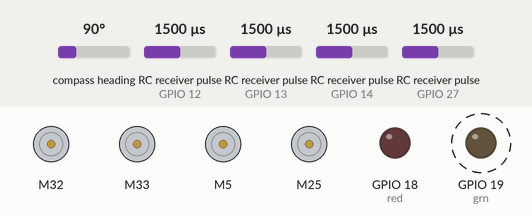
Recording of a sketch running on a simulated ESP32. Shown: 4 × DC motor (green arrow = forward, orange = backward, longer = faster), output pins drawn as LEDs (lit = HIGH). Wiring (inferred from the names in the program): 4 × RC receiver channel: data GPIO 12 / data GPIO 13 / data GPIO 14 / data GPIO 27. Dashed ring = blinking. Inputs (shaded band) come from the test bench; at power-on: compass heading 90°, RC receiver pulse (sensors on GPIO 12, GPIO 13, GPIO 14, GPIO 27) 1500 µs.

Above: at 3.05 s.
Timing chart, 0 to 6.0 s (numbered marks = the images above):
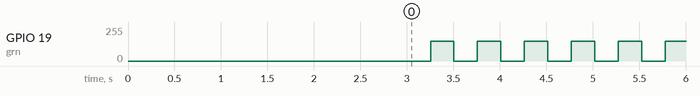

The sketch:

SprintTwoFSV7SF.ino
```cpp
#include "ESC.h"               //ESC
#include <ESP32Servo.h>        //ESC
#include <Wire.h>
#include <Adafruit_Sensor.h>   //IMU
#include <Adafruit_BNO055.h>   //IMU
#include <utility/imumaths.h>  //IMU
#include <Math.h>

#define red 18
#define grn 19
//#define blu
#define escFLpin 32
#define escFRpin 33
#define escBLpin 5
#define escBRpin 25
#define yawPin 13
#define throttlePin 12
#define pitchPin 14
#define rollPin 27

#define BNO055_SAMPLERATE_DELAY_MS (1)
Adafruit_BNO055 bno = Adafruit_BNO055();

ESC escFL (escFLpin, 1000, 2000, 500); // ESC_Name (PIN, Minimum Value, Maximum Value, Arm Value)
ESC escFR (escFRpin, 1000, 2000, 500);
ESC escBL (escBLpin, 1000, 2000, 500);
ESC escBR (escBRpin, 1000, 2000, 500);

//general stuff
double dt;
unsigned long current_time, prev_time, t2, t1;
int FLmotor, FRmotor, BLmotor, BRmotor;
int pitch, roll, yaw, throttle;
float fl, fr, bl, br;
int flScaled, frScaled, blScaled, brScaled;
bool calib, armed, disc, prevDisc;
unsigned long previousMillis2;
int blink, val, output;

//imu
float iRoll, iPitch, iYaw;
float iRollPrev, iPitchPrev, iYawPrev;
float lpIMU = 0.1;

//transmitter
int tRoll, tPitch, tThrottle, tYaw; // t = transmitter
volatile unsigned long rt1, rt2, pt1, pt2, tt1, tt2, yt1, yt2, ft1, ft2;
bool rollFlag, pitchFlag, throttleFlag, yawFlag;
float throDes, rollDes, pitchDes, yawDes;
float tThrottlePrev, tRollPrev, tPitchPrev, tYawPrev;
float maxRoll = 30.0; // deg
float maxPitch = 30.0; // deg
float maxYaw = 160.0; // deg/s
float lpTrans = 0.1;
int oneCnt;
int previousMillis, prevOneCnt;
bool updated, dontCheck;
unsigned long startTime, elapsedTime;

//PID
float iLimit = 25.0;
float errorRoll, integralRoll, integralRollPrev, derivativeRoll, errorRollPrev, rollPID;
float KpRollAngle = 0.0; //.2
float KiRollAngle = 0.0; //.3
float KdRollAngle = 0.0; //.05

float errorPitch, integralPitch, integralPitchPrev, derivativePitch, errorPitchPrev, pitchPID;
float KpPitchAngle = 0.12; //.2
float KiPitchAngle = 0.0; //.3
float KdPitchAngle = 0.1; //.05

float yawPID = 0;


void setup() {
  Serial.begin(115200);

  pinMode(escFLpin, OUTPUT); //esc
  pinMode(escFRpin, OUTPUT); //esc
  pinMode(escBLpin, OUTPUT); //esc
  pinMode(escBRpin, OUTPUT); //esc
  pinMode(red, OUTPUT);  //led
  pinMode(grn, OUTPUT);  //led
//  pinMode(blu, OUTPUT);  //led              //not currently using
  pinMode(yawPin, INPUT);   //transmitter
  pinMode(throttlePin, INPUT);  //transmitter
  pinMode(pitchPin, INPUT);  //transmitter
  pinMode(rollPin, INPUT);  //transmitter

  attachInterrupt(digitalPinToInterrupt(throttlePin), throttleInterrupt, CHANGE);
  attachInterrupt(digitalPinToInterrupt(pitchPin), pitchInterrupt, CHANGE);
  attachInterrupt(digitalPinToInterrupt(rollPin), rollInterrupt, CHANGE);
  attachInterrupt(digitalPinToInterrupt(yawPin), yawInterrupt, CHANGE);


  bno.begin();
  armESC();
  bno.setExtCrystalUse(true);

  delay(3000);
}

void loop() {

  prev_time = current_time;
  current_time = micros();
  dt = (current_time - prev_time)/1000000.0;

  getTransmitterData();

  if (!disc) {
    if (!calib) {
    throttleDown();
    displayCalStatus();
    }
    else {
      getIMUdata();
      getDesState();
      computePID();
      controlMixer();
      scaleCommands();
      if (armed) {
        outputCommands();
      }
      else {
        throttleDown();
      }
    }
  }
  else {
    throttleDown();
  }

  loopRate(300);

//  Serial.println(dt*1000000.0);

/*
  Serial.print("  Disc: "); //state machine
  Serial.print(disc);
  Serial.print("  Calib: ");
  Serial.print(calib);
  Serial.print("  armed: ");
  Serial.println(armed);

  Serial.print(rollDes); //PID
  Serial.print(" ");
  Serial.print(iRoll);
  Serial.print(" ");
  Serial.println(errorRoll);

  Serial.print(KpPitchAngle*errorPitch);  //PID
  Serial.print(" ");
  Serial.print(KiPitchAngle*integralPitch);
  Serial.print(" ");
  Serial.print(KdPitchAngle*derivativePitch);
  Serial.print(" ");
  Serial.print(pitchPID);
  Serial.println();

  Serial.print(flScaled);  //motor outputs
  Serial.print(" ");
  Serial.print(frScaled);
  Serial.print(" ");
  Serial.print(blScaled);
  Serial.print(" ");
  Serial.print(brScaled);
  Serial.println();
*/


}


void computePID() {

  errorRoll = rollDes - iRoll;
  integralRoll = integralRollPrev + errorRoll*dt;
  if (tThrottle <= 1100) {
    integralRoll = 0;
  }
  integralRoll = constrain(integralRoll, -iLimit, iLimit); //prevent unsafe buildup
  derivativeRoll = (errorRoll - errorRollPrev) / dt;
  rollPID = .01*(KpRollAngle*errorRoll + KiRollAngle*integralRoll - KdRollAngle*derivativeRoll);

  errorPitch = pitchDes - iPitch;
  integralPitch = integralPitchPrev + errorPitch*dt;
  if (tThrottle <= 1100) {
    integralPitch = 0;
  }
  integralPitch = constrain(integralPitch, -iLimit, iLimit);
  derivativePitch = (errorPitch - errorPitchPrev) / dt;
  pitchPID = .01*(KpPitchAngle*errorPitch + KiPitchAngle*integralPitch - KdPitchAngle*derivativePitch);

  integralRollPrev = integralRoll;
  errorRollPrev = errorRoll;
  integralPitchPrev = integralPitch;
  errorPitchPrev = errorPitch;
}


void getIMUdata() {

  imu::Quaternion q = bno.getQuat();


  iRoll = ((1.0 - lpIMU) * iRollPrev) + (lpIMU * iRoll);
  iPitch = ((1.0 - lpIMU) * iPitchPrev) + (lpIMU * iPitch);
  iYaw = ((1.0 - lpIMU) * iYawPrev) + (lpIMU * iYaw);

  iRollPrev = iRoll;
  iPitchPrev = iPitch;
  iYawPrev = iYaw;

}


void getTransmitterData() {

  if (millis() - previousMillis >= 250) {
    previousMillis = millis();
    prevOneCnt = oneCnt;
    updated = true;
  }
  else {
    updated = false;
  }
  if (updated) {
    dontCheck = true;
    startTime = millis();
  }
  else if (elapsedTime >= 75) {
    dontCheck = false;
  }
  if (startTime != 0) {
    elapsedTime = millis() - startTime;
  }
  if (!dontCheck) {
    if (prevOneCnt == oneCnt) {
      disc = true;
      analogWrite(grn, 0);
      blinkLED(175, red, 150);
      armed = false;
    }
    else if (prevOneCnt != oneCnt) {
      disc = false;
    }
  }
  if (throttleFlag) {
    throttleFlag = false;
    tThrottle = tt2 - tt1;
  }
  if (pitchFlag) {
    pitchFlag = false;
    tPitch = pt2 - pt1;
  }
  if (rollFlag) {
    rollFlag = false;
    tRoll = rt2 - rt1;
  }
  if (yawFlag) {
    yawFlag = false;
    tYaw = yt2 - yt1;
  }

  tThrottle = ((1.0 - lpTrans) * tThrottlePrev) + (lpTrans * tThrottle);
  tRoll = ((1.0 - lpTrans) * tRollPrev) + (lpTrans * tRoll);
  tPitch = ((1.0 - lpTrans) * tPitchPrev) + (lpTrans * tPitch);
  tYaw = ((1.0 - lpTrans) * tYawPrev) + (lpTrans * tYaw);

  tThrottlePrev = tThrottle;
  tRollPrev = tRoll;
  tPitchPrev = tPitch;
  tYawPrev = tYaw;

  if (prevDisc & !disc) {
    startTime = millis();
  }
  if (startTime != 0) {
    elapsedTime = millis() - startTime;
  }

  if (!disc) {
    if (tYaw <= 1050 & tThrottle <= 1050 & armed) {
      armed = false;
    }
    if (tYaw >= 1950 & tThrottle <= 1050 & !armed) {
      armed = true;
      analogWrite(red, 0);
      analogWrite(grn, 150);
    }

    if (!armed) {
      analogWrite(red, 0);
      blinkLED(250, grn, 150);
    }

    if (prevDisc and !disc) {
      throttleDown();
      delay(3000);
    }
  }
  prevDisc = disc;
}


void getDesState() {
  //normalize and constrain transmitter values

  throDes = (tThrottle - 1000.0) / 1000.0; //between 0 and 1
  rollDes = (tRoll - 1500.0) / 500.0; //between -1 and 1
  pitchDes = (tPitch - 1500.0) / 500.0; //bewteen -1 and 1
  yawDes = (tYaw - 1500.0) / 500.0; //between -1 and 1;

  throDes = constrain(throDes, 0.0, 1.0);
  rollDes = constrain(rollDes, -1.0, 1.0) * maxRoll;
  pitchDes = constrain(pitchDes, -1.0, 1.0) * maxPitch;
  yawDes = constrain(yawDes, -1.0, 1.0) * maxYaw;
}


void controlMixer() {
  fl = throDes - pitchPID + rollPID + yawPID;
  fr = throDes - pitchPID - rollPID - yawPID;
  bl = throDes + pitchPID + rollPID - yawPID;
  br = throDes + pitchPID - rollPID + yawPID;
}

void scaleCommands() {
  flScaled = fl*1000 + 1000;
  frScaled = fr*1000 + 1000;
  blScaled = bl*1000 + 1000;
  brScaled = br*1000 + 1000;

  flScaled = constrain(flScaled, 1000, 2000);
  frScaled = constrain(frScaled, 1000, 2000);
  blScaled = constrain(blScaled, 1000, 2000);
  brScaled = constrain(brScaled, 1000, 2000);
}

void outputCommands() {
  throttleLimit(flScaled);
  escFL.speed(output);
  Serial.print(output);
  Serial.print(" ");
  throttleLimit(frScaled);
  escFR.speed(output);
  Serial.print(output);
  Serial.print(" ");
  throttleLimit(blScaled);
  escBL.speed(output);
  Serial.print(output);
  Serial.print(" ");
  throttleLimit(brScaled);
  escBR.speed(output);
  Serial.print(output);
  Serial.println(" ");

}


void throttleInterrupt() {
  if (digitalRead(throttlePin) == HIGH) {
    tt1 = micros();
  }
  else {
    tt2 = micros();
    throttleFlag = true;
  }
  if (throttleFlag == 1) {
    oneCnt++;
  }
}
void pitchInterrupt() {
  if (digitalRead(pitchPin) == HIGH) {
    pt1 = micros();
  }
  else {
    pt2 = micros();
    pitchFlag = true;
  }
}
void rollInterrupt() {
  if (digitalRead(rollPin) == HIGH) {
    rt1 = micros();
  }
  else {
    rt2 = micros();
    rollFlag = true;
  }
}
void yawInterrupt() {
  if (digitalRead(yawPin) == HIGH) {
    yt1 = micros();
  }
  else {
    yt2 = micros();
    yawFlag = true;
  }
}

void throttleDown() {
  escFL.speed(1000);
  escFR.speed(1000);
  escBL.speed(1000);
  escBR.speed(1000);
}

void armESC() {
  escFL.arm();
  escFR.arm();
  escBL.arm();
  escBR.arm();
}


void loopRate(int freq) {
  //DESCRIPTION: Regulate main loop rate to specified frequency in Hz
  /*
   * It's good to operate at a constant loop rate for filters to remain stable and whatnot. Interrupt routines running in the
   * background cause the loop rate to fluctuate. This function basically just waits at the end of every loop iteration until
   * the correct time has passed since the start of the current loop for the desired loop rate in Hz. 2kHz is a good rate to
   * be at because the loop nominally will run between 2.8kHz - 4.2kHz. This lets us have a little room to add extra computations
   * and remain above 2kHz, without needing to retune all of our filtering parameters.
   */
  float invFreq = 1.0/freq*1000000.0;
  unsigned long checker = micros();

  //Sit in loop until appropriate time has passed
  while (invFreq > (checker - current_time)) {
    checker = micros();
  }
}

void displayCalStatus(void) {
  int minCal;
  uint8_t system, gyro, accel, mag;
  system = gyro = accel = mag = 0;
  bno.getCalibration(&system, &gyro, &accel, &mag);
//  Serial.print("\t");
  if (!system)
  {
//      Serial.print("! ");
  }
//  Serial.print("Sys:");
//  Serial.print(system, DEC);
//  Serial.print(" G:");
//  Serial.print(gyro, DEC);
//  Serial.print(" A:");
//  Serial.print(accel, DEC);
//  Serial.print(" M:");
//  Serial.println(mag, DEC);

  if (system == 3 & gyro == 3 & accel == 3 & mag == 3) {
//    Serial.println("System fully calibrated");
    calib = true;
  }
  else {
    calib = false;
  }

  if (!calib) {
    if (accel == 0 or 1 or 2) {
      blinkLED(250, grn, 150);
      blinkLED(250, red, 150);
    }
    else {
      analogWrite(grn, 0);
      analogWrite(red, 0);
    }
  }
  else {
    analogWrite(grn, 0);
    analogWrite(red, 0);
  }
}

void blinkLED(int interval, int ledpin, int brightness) {
  if(millis()-previousMillis2>=interval){previousMillis2=millis();blink++;}
  if(blink%2==0){val=brightness;}else{val=0;}
  analogWrite(ledpin, val);
}

int throttleLimit(int motorVal) {
  if (!armed) {
    output = 1000;
  }
  else if (motorVal <= 1100 & armed){
    output = 1100;
  }
  else if (motorVal >= 2000 & armed) {
    output = 2000;
  }
  else {
    output = motorVal;
  }
  return output;
}
```

Measured:
- by itself, GPIO 19 (grn): alternates 150/255 for 0.25 s and 0/255 for 0.25 s
